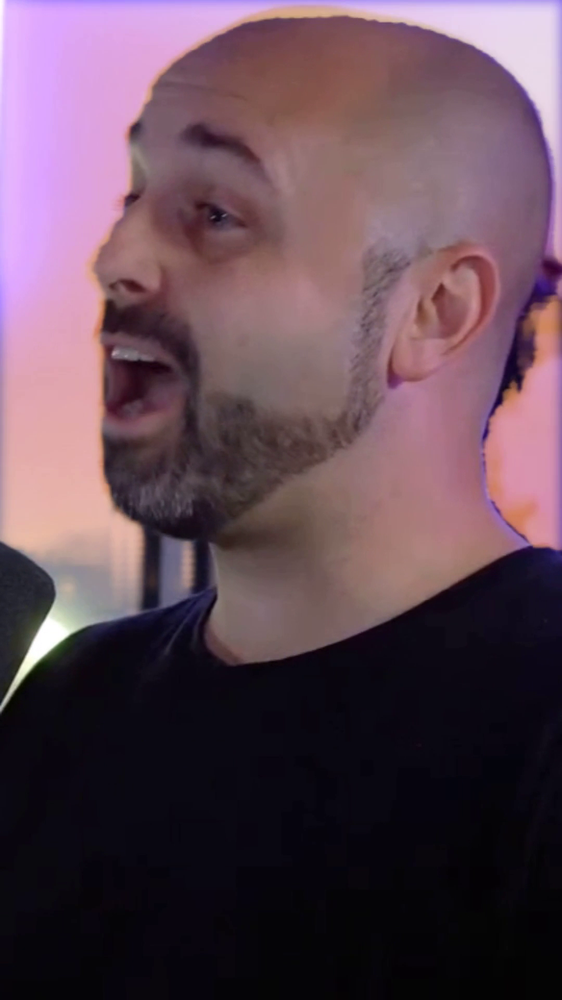
#> input picture scratch/test_frame_22.5s.png, 562 x 1000 px, shrunk from 1080 x 1920 before the run, found by its file name
$ python inspect_mask.py
#> lines starting #> are read from the running program, lines starting #| are printed output that depends on the picture; after the words box and inside, x2 and y2 are one past the last pixel; in counts of white or black regions, pixels touching at a corner belong together
import cv2
import numpy as np

img = cv2.imread('scratch/test_frame_22.5s.png')
#> img is the input picture: shape (1000, 562, 3); mean B, G, R 85.1, 72.3, 96.3
hsv = cv2.cvtColor(img, cv2.COLOR_BGR2HSV)
#> hsv: shape (1000, 562, 3); mean H, S, V 119.3, 97.3, 100.6
gray = cv2.cvtColor(img, cv2.COLOR_BGR2GRAY)
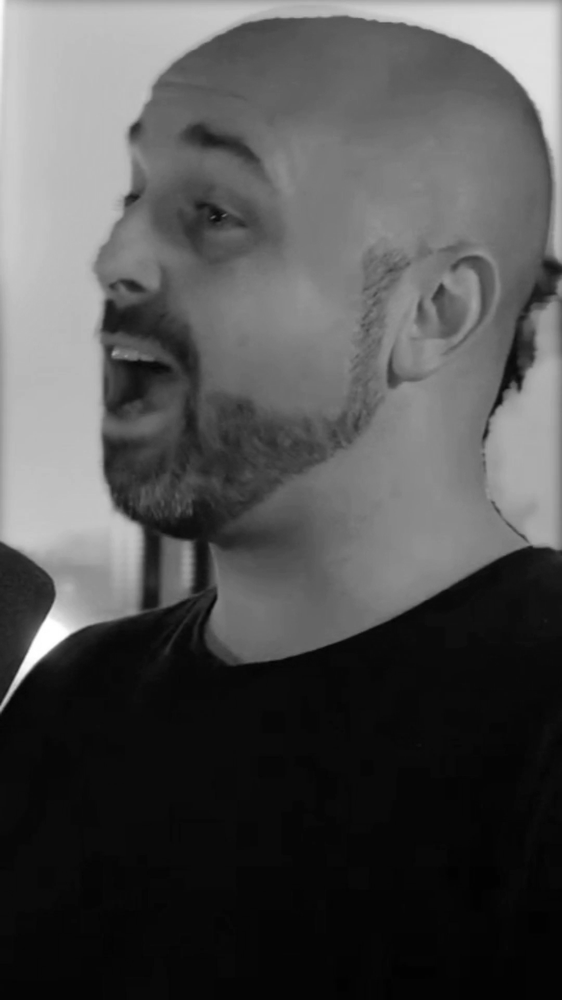
#> gray: shape (1000, 562); min 1, max 255, mean 81
b, g, r = cv2.split(img)
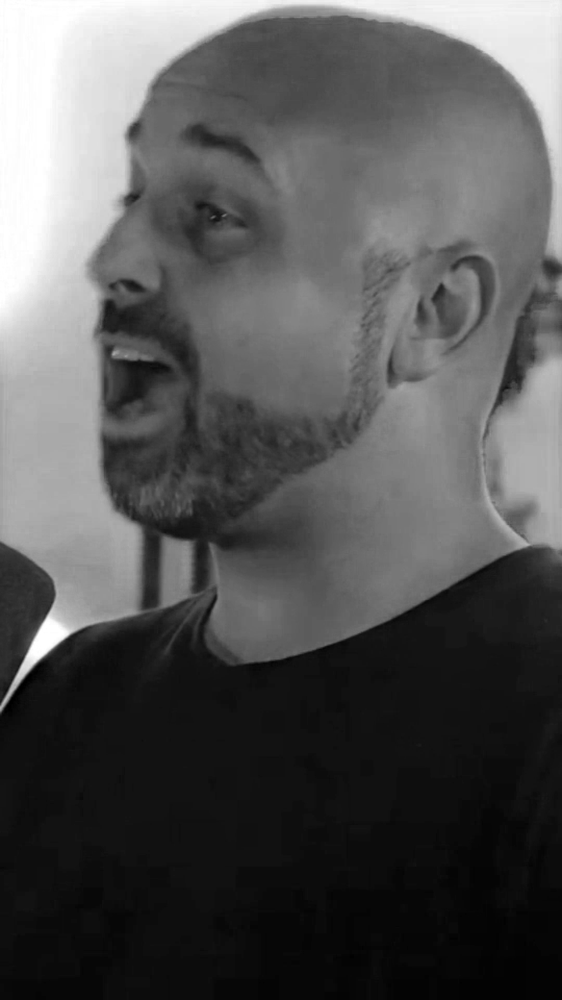
#> b: shape (1000, 562); min 0, max 255, mean 85.1
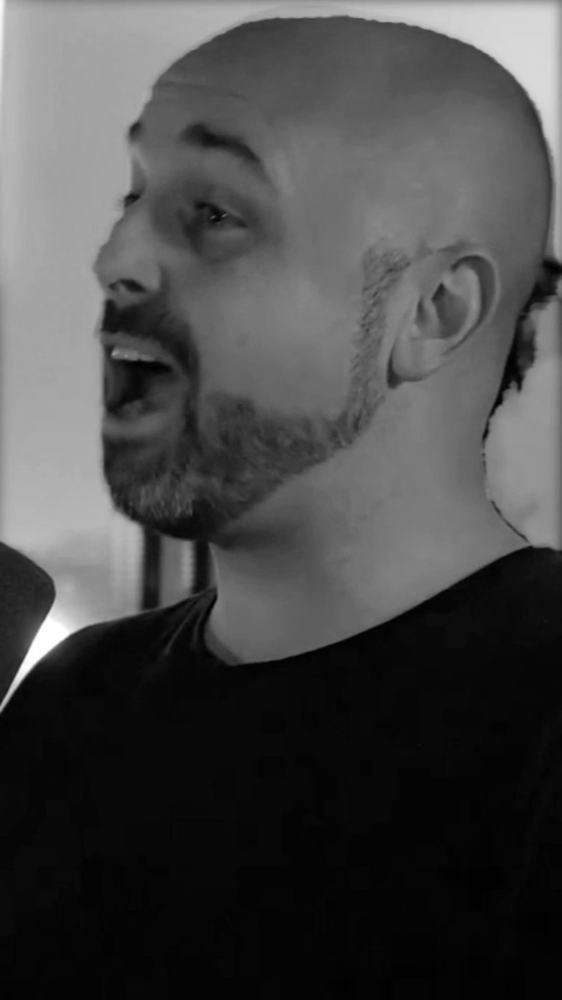
#> g: shape (1000, 562); min 0, max 255, mean 72.3
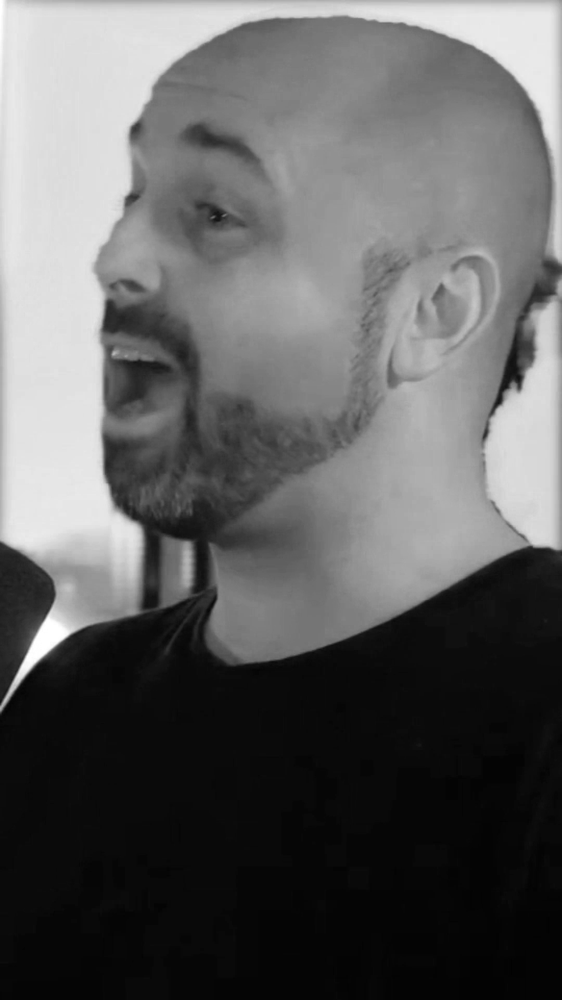
#> r: shape (1000, 562); min 1, max 255, mean 96.3
lum = 0.299 * r.astype(float) + 0.587 * g.astype(float) + 0.114 * b.astype(float)

bright_text = lum > 160.0
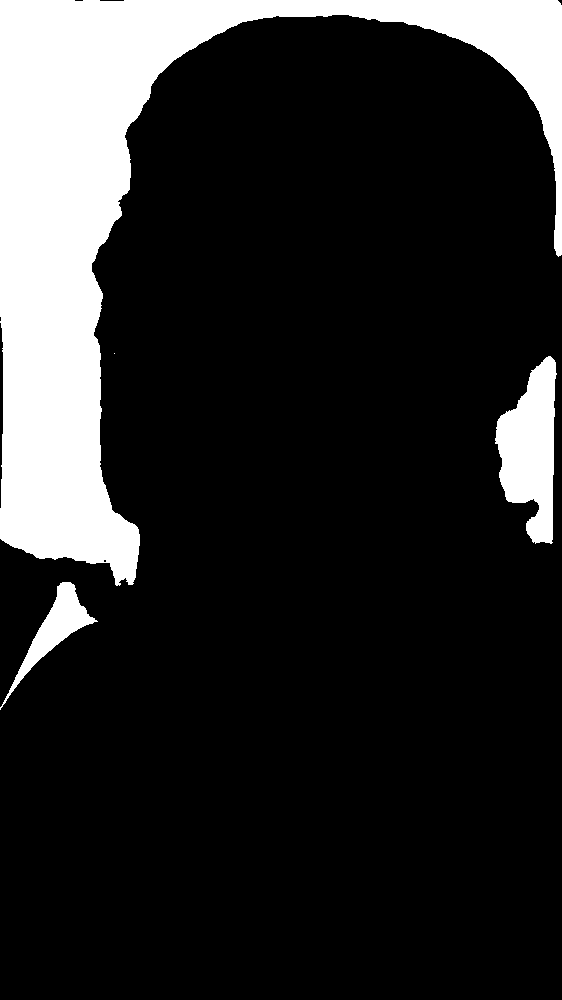
#> bright_text: shape (1000, 562) bool; 16.8% white; 4 white regions (1 under 20 px), largest, box (x1, y1, x2, y2) and area: (0, 0, 562, 586) 84793, (495, 356, 557, 544) 7213, (0, 582, 98, 710) 2623
cyan_text = (b > 130) & (g > 130) & (r < 110)
#> cyan_text: shape (1000, 562) bool; every value is 0
warm_text = (r > 175) & (g > 130) & (b < 80)
mask = (bright_text | cyan_text | warm_text).astype(np.uint8) * 255

cv2.imwrite('scratch/mask_22.5s.png', mask)
print("Saved mask to scratch/mask_22.5s.png")
print("Nonzero pixels in mask:", cv2.countNonZero(mask))
#| Nonzero pixels in mask: 94630
